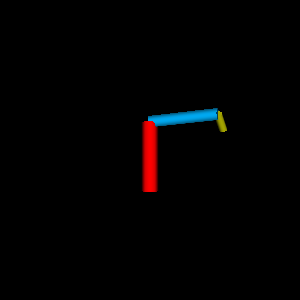

Generate this figure with Python:
#!/usr/bin/env python

# Test flexible joints using transform concatenation pipeline.

import vtkmodules.vtkInteractionStyle  # noqa: F401
import vtkmodules.vtkRenderingFreeType  # noqa: F401
import vtkmodules.vtkRenderingOpenGL2  # noqa: F401

from vtkmodules.vtkCommonTransforms import vtkTransform
from vtkmodules.vtkFiltersGeneral import vtkTransformPolyDataFilter
from vtkmodules.vtkFiltersSources import vtkCylinderSource
from vtkmodules.vtkRenderingCore import (
    vtkActor,
    vtkDataSetMapper,
    vtkRenderWindow,
    vtkRenderWindowInteractor,
    vtkRenderer,
)

# First segment
cylinder_1 = vtkCylinderSource()
cylinder_1.SetHeight(1.6)
cylinder_1.SetRadius(0.2)
cylinder_1.SetCenter(0, 0.8, 0)

transform_1 = vtkTransform()

filter_1 = vtkTransformPolyDataFilter()
filter_1.SetInputConnection(cylinder_1.GetOutputPort())
filter_1.SetTransform(transform_1)

mapper_1 = vtkDataSetMapper()
mapper_1.SetInputConnection(filter_1.GetOutputPort())

actor_1 = vtkActor()
actor_1.SetMapper(mapper_1)
actor_1.GetProperty().SetColor(1, 0, 0)

# Second segment with relative transform
cylinder_2 = vtkCylinderSource()
cylinder_2.SetHeight(1.6)
cylinder_2.SetRadius(0.15)
cylinder_2.SetCenter(0, 0.8, 0)

joint_1 = vtkTransform()

transform_2 = vtkTransform()
transform_2.SetInput(transform_1)
transform_2.Translate(0, 1.6, 0)
transform_2.Concatenate(joint_1)

filter_2 = vtkTransformPolyDataFilter()
filter_2.SetInputConnection(cylinder_2.GetOutputPort())
filter_2.SetTransform(transform_2)

mapper_2 = vtkDataSetMapper()
mapper_2.SetInputConnection(filter_2.GetOutputPort())

actor_2 = vtkActor()
actor_2.SetMapper(mapper_2)
actor_2.GetProperty().SetColor(0.0, 0.7, 1.0)

# Third segment with relative transform
cylinder_3 = vtkCylinderSource()
cylinder_3.SetHeight(0.5)
cylinder_3.SetRadius(0.1)
cylinder_3.SetCenter(0, 0.25, 0)

joint_2 = vtkTransform()

transform_3 = vtkTransform()
transform_3.SetInput(transform_2)
transform_3.Translate(0, 1.6, 0)
transform_3.Concatenate(joint_2)

filter_3 = vtkTransformPolyDataFilter()
filter_3.SetInputConnection(cylinder_3.GetOutputPort())
filter_3.SetTransform(transform_3)

mapper_3 = vtkDataSetMapper()
mapper_3.SetInputConnection(filter_3.GetOutputPort())

actor_3 = vtkActor()
actor_3.SetMapper(mapper_3)
actor_3.GetProperty().SetColor(0.9, 0.9, 0)

# Set joint angles
joint_1.Identity()
joint_1.RotateY(70)
joint_1.RotateX(85)

joint_2.Identity()
joint_2.RotateY(50)
joint_2.RotateX(90)

# Renderer
renderer = vtkRenderer()
renderer.AddActor(actor_1)
renderer.AddActor(actor_2)
renderer.AddActor(actor_3)

render_window = vtkRenderWindow()
render_window.AddRenderer(renderer)
render_window.SetWindowName("transform concatenation")
render_window.SetMultiSamples(0)
render_window.SetSize(300, 300)

interactor = vtkRenderWindowInteractor()
interactor.SetRenderWindow(render_window)

# Scene
renderer.ResetCamera(-1, 1, -0.1, 2, -3, 3)

interactor.Initialize()
interactor.Start()
